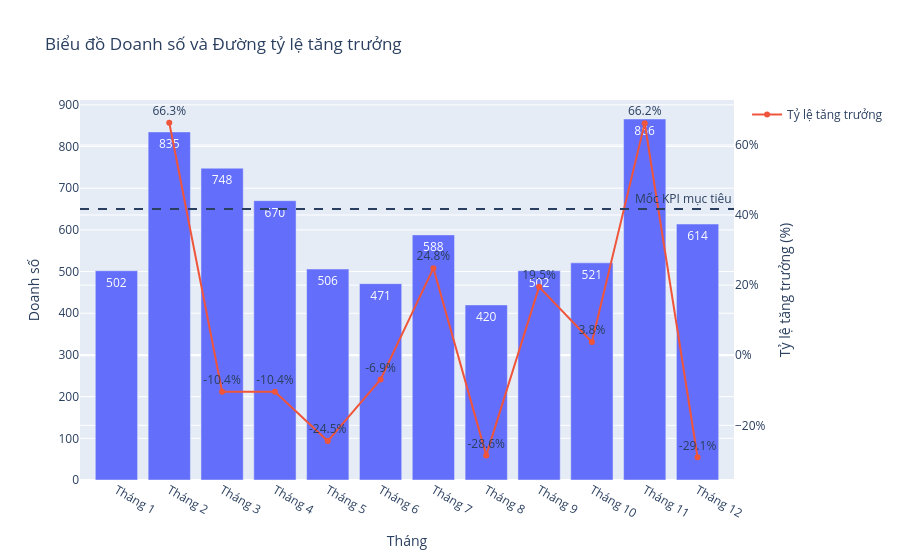

Here is the notebook cell this chart was saved with:
### Markdown cell above
## Yêu cầu 2

### Code cell
import plotly.express as px

# task 3.1

fig = px.bar(
    df,
    x=df["Thang"],
    y=df["DoanhSo"],
    text_auto=True,
    labels={'Thang':'Tháng','DoanhSo':'Doanh số'},
    title="Biểu đồ Doanh số và Đường tỷ lệ tăng trưởng"
)

fig.add_scatter(
    x=df["Thang"],
    y=df["TyLeTangTruong"],
    mode="lines+markers+text",
    text=df["TyLeTangTruong"],
    texttemplate="%{text:.1f}%",
    textposition="top center",
    name="Tỷ lệ tăng trưởng",
    yaxis="y2"
)

fig.update_layout(
    yaxis=dict(
        title="Doanh số"
    ),
    yaxis2=dict(
        title="Tỷ lệ tăng trưởng (%)",
        overlaying="y",
        side="right",
        ticksuffix="%"
    ),
)

# task 3.2

fig.add_hline(
    y=df["KPI_Muctieu"].iloc[0],
    line_dash="dash",
    annotation_text="Mốc KPI mục tiêu",
    annotation_position="top right"
)

fig.update_traces(
    selector=dict(type="bar"),

    textposition="inside",

    customdata=df[
        ["TyLeTangTruong", "TopProduct"]
    ].values,

    hovertemplate="""
            <b style="font-size:14px;">
                 %{x}
            </b>
            <br><br>
            Doanh số:
            <b>%{y:,.0f} triệu</b>
            <br>
            Tăng trưởng:
            <b>%{customdata[0]:.1f}%</b>
            <br>
            Top Product:
            <b>%{customdata[1]}</b>
        <extra></extra>
    """
)

fig.show()

### Figure 1 — Plotly figure (JSON) as saved in the notebook; plotly's stock layout.template omitted (floating-point values rounded to 4 significant figures)
{"data": [{"customdata": [[null, "Tai nghe TrueWireless"], [66.33, "Tai nghe TrueWireless"], [-10.42, "Máy tính bảng Air"], [-10.43, "Smartwatch 5"], [-24.48, "Tai nghe TrueWireless"], [-6.92, "Máy tính bảng Air"], [24.84, "Smartphone X"], [-28.57, "Smartwatch 5"], [19.52, "Smartphone X"], [3.78, "Smartwatch 5"], [66.22, "Máy tính bảng Air"], [-29.1, "Laptop Pro"]], "hovertemplate": "\n            <b style=\"font-size:14px;\">\n                 %{x}\n            </b>\n            <br><br>\n            Doanh số:\n            <b>%{y:,.0f} triệu</b>\n            <br>\n            Tăng trưởng:\n            <b>%{customdata[0]:.1f}%</b>\n            <br>\n            Top Product:\n            <b>%{customdata[1]}</b>\n        <extra></extra>\n    ", "legendgroup": "", "marker": {"color": "#636efa", "pattern": {"shape": ""}}, "name": "", "orientation": "v", "showlegend": false, "textposition": "inside", "texttemplate": "%{y}", "type": "bar", "x": ["Tháng 1", "Tháng 2", "Tháng 3", "Tháng 4", "Tháng 5", "Tháng 6", "Tháng 7", "Tháng 8", "Tháng 9", "Tháng 10", "Tháng 11", "Tháng 12"], "xaxis": "x", "y": [502, 835, 748, 670, 506, 471, 588, 420, 502, 521, 866, 614], "yaxis": "y"}, {"mode": "lines+markers+text", "name": "Tỷ lệ tăng trưởng", "text": [NaN, 66.33, -10.42, -10.43, -24.48, -6.92, 24.84, -28.57, 19.52, 3.78, 66.22, -29.1], "textposition": "top center", "texttemplate": "%{text:.1f}%", "type": "scatter", "x": ["Tháng 1", "Tháng 2", "Tháng 3", "Tháng 4", "Tháng 5", "Tháng 6", "Tháng 7", "Tháng 8", "Tháng 9", "Tháng 10", "Tháng 11", "Tháng 12"], "y": [NaN, 66.33, -10.42, -10.43, -24.48, -6.92, 24.84, -28.57, 19.52, 3.78, 66.22, -29.1], "yaxis": "y2"}], "layout": {"annotations": [{"showarrow": false, "text": "Mốc KPI mục tiêu", "x": 1, "xanchor": "right", "xref": "x domain", "y": 650, "yanchor": "bottom", "yref": "y"}], "barmode": "relative", "legend": {"tracegroupgap": 0}, "shapes": [{"line": {"dash": "dash"}, "type": "line", "x0": 0, "x1": 1, "xref": "x domain", "y0": 650, "y1": 650, "yref": "y"}], "title": {"text": "Biểu đồ Doanh số và Đường tỷ lệ tăng trưởng"}, "xaxis": {"anchor": "y", "domain": [0, 1], "title": {"text": "Tháng"}}, "yaxis": {"anchor": "x", "domain": [0, 1], "title": {"text": "Doanh số"}}, "yaxis2": {"overlaying": "y", "side": "right", "ticksuffix": "%", "title": {"text": "Tỷ lệ tăng trưởng (%)"}}}}
